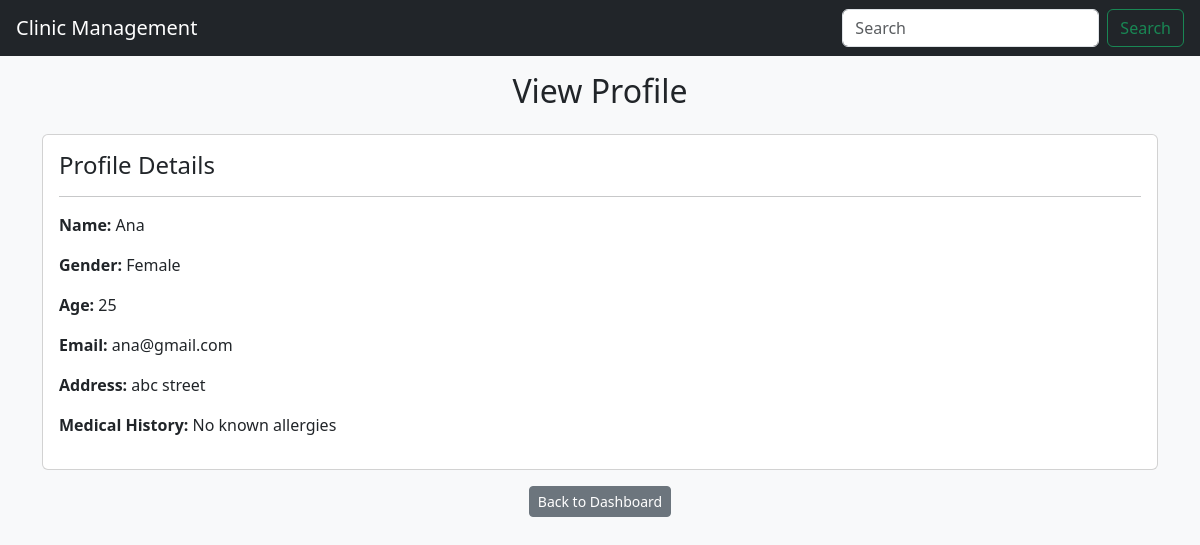
Page /CM/view_profile.php (signed in) on the committed database.
### tables this page shows
CREATE TABLE patient_details (
    patient_id INT PRIMARY KEY AUTO_INCREMENT,
    patient_name VARCHAR(100), 
    patient_gender VARCHAR(20), 
    patient_age INT,
    patient_email VARCHAR(255),
    patient_password VARCHAR(255),
    patient_address VARCHAR(255),
    medical_history VARCHAR(255),
    doctor_id INT,
    FOREIGN KEY (doctor_id) REFERENCES doctor_details(doctor_id)
);

### CM/view_profile.php (the view, shortened to what this page needs)
<?php
include 'config.php';
include 'header_all.php';
$patient_id = $_SESSION['patient_id'];
class PatientProfile {
    public $conn;
    public $patientId;
    public $patientData;
    public function __construct($dbConnection, $patient_id) {
        $this->conn = $dbConnection;
        $this->patientId = $patient_id;
    }
    public function fetchPatientDetails() {
        $sql = "SELECT * FROM patient_details WHERE patient_id = $this->patientId";
        $result = $this->conn->query($sql);
        if ($result && $result->num_rows > 0) {
            $this->patientData = $result->fetch_assoc();
        } else {
            die("Patient not found.");
        }
    }
    public function displayProfile() {
        ?>
<!DOCTYPE html>
<html lang="en">
<head>
    <link rel="stylesheet" href="https://cdn.jsdelivr.net/npm/bootstrap@5.3.0/dist/css/bootstrap.min.css">
</head>
<body class="bg-light">
    <div class="container mt-3">
        <h2 class="text-center">View Profile</h2>
        <div class="card mt-4">
            <div class="card-body">
                <h4 class="card-title">Profile Details</h4>
                <hr>
                <p><strong>Name:</strong> <?= htmlspecialchars($this->patientData['patient_name']); ?></p>
                <p><strong>Gender:</strong> <?= htmlspecialchars($this->patientData['patient_gender']); ?></p>
                <p><strong>Age:</strong> <?= htmlspecialchars($this->patientData['patient_age']); ?></p>
                <p><strong>Email:</strong> <?= htmlspecialchars($this->patientData['patient_email']); ?></p>
                <p><strong>Address:</strong> <?= htmlspecialchars($this->patientData['patient_address']); ?></p>
                <p><strong>Medical History:</strong> <?= htmlspecialchars($this->patientData['medical_history']); ?></p>
            </div>
        </div>
        <div class="mt-3 text-center">
            <a href="patient_dashboard.php" class="btn btn-secondary btn-sm">Back to Dashboard</a>
        </div>
    </div>
</body>
</html>
<?php
    }
}
$profile = new PatientProfile($conn, $patient_id);
$profile->fetchPatientDetails();
$profile->displayProfile();
?>

### rows in the picture
patient_details: patient_name "Ana", patient_gender "Female", patient_age "25", patient_email "ana@gmail.com", patient_address "abc street", medical_history "No known allergies"
